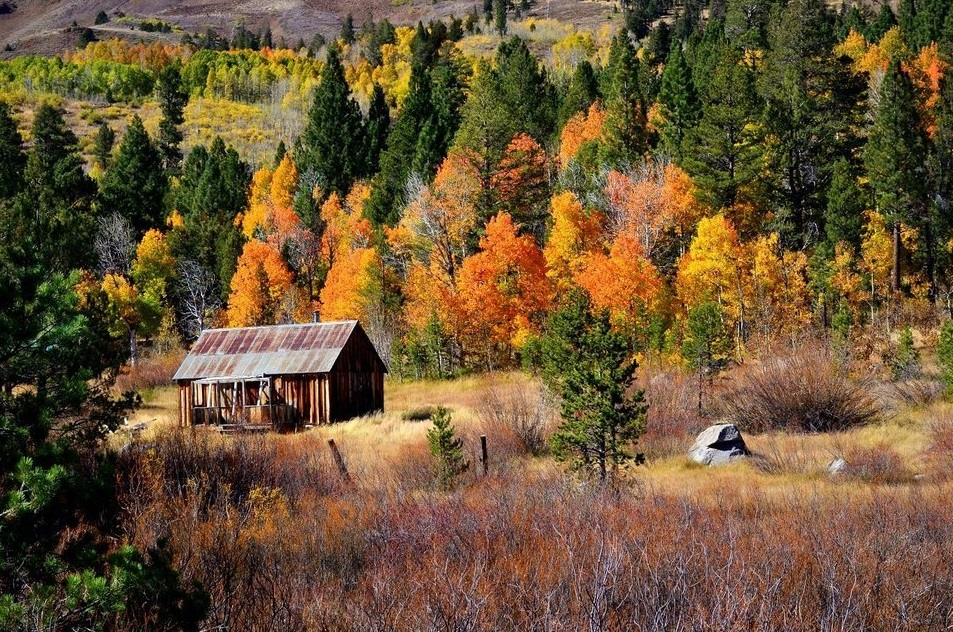
%> input picture Data/forest.jpg, 953 x 632 px
$ octave Main.m   (GNU Octave 9; MATLAB toolbox functions it lacks are replaced by stand-ins)
%> lines starting %> are read from the running program, lines starting %| are printed output that depends on the picture; in (x1, y1, x2, y2) boxes, pixels count from 0 and x2, y2 are one past the last pixel; in counts of white or black regions, pixels touching at a corner belong together; the program's own positions count from 1
### Final-Codes/ETF_one_iter.m
function [ETF_output2]  = ETF_one_iter(tx,ty,G_norm,window_size)
%...

[x,y,~] = size(tx);
w_tra = round((window_size-1)/2);

%padding so as to avoid handling the corner courses separately
G_padded = padarray(G_norm, [w_tra,w_tra], 'replicate');
tx_padded = padarray(tx, [w_tra,w_tra], 'replicate');
ty_padded = padarray(ty, [w_tra,w_tra], 'replicate');

%initalizing array for storing output
output_image_x = zeros(x,y);
output_image_y = zeros(x,y);

%looping over allthe pixels of the image
for i = w_tra+1:w_tra+x

    for j = w_tra+1:w_tra+y

        % defining a window around the center pixel
        win_x = i-w_tra:i+w_tra;
        win_y = j-w_tra:j+w_tra;

        % Here G_padded(x,y) denotes the magnitude of gradient vector at
        % point (x,y). So, the weight wm is  monotonically increases with respect to the magnitude
        % difference of gradient at center pixel wrt neighboruing pixel, indicating that bigger weights
        % are given to the neighboring pixels y whose gradient magnitudes are higher than that
        % of the center x.
        % This ensures the "preservation of the dominant edge directions"
        wm = (G_padded(win_x,win_y)- G_padded(i,j) + 1)/2;


        % X_tx and Y_tx represent the x and y components of the tangent vector
        % for the center pixel
        X_tx = tx_padded(i,j);
        Y_tx = ty_padded(i,j);

        % X_tx and Y_tx represent the x and y components of the tangent vector
        % for the neighbouring pixels
        X_ty = tx_padded(win_x,win_y);
        Y_ty = ty_padded(win_x,win_y);

        % Calculating dot product between the two tangent vectors described
        % above
        prod_x = X_tx*X_ty;
        prod_y = Y_tx*Y_ty;
        dot_prod = prod_x + prod_y;

        % wd is then assigned the absolute value of the dot product
        % calculated above. This weight function increases as the
        % two vectors align closely. SO this gives more weights to those edges in neighbourhood
        % that are aligned more similar to the center pixel thereby smoothing among the edges
        % with similar orientations.
        wd = abs(dot_prod);

        % For tight alignment of vectors, we reverse the
        % direction of tangent vector in the neighbour by multiplying by
        % phi, where phi takes value -1 when dot product is negative and 1
        % otherwise
        phi = dot_prod;
        phi(phi<=0)=-1;
        phi(phi>0)=1;

        % Multiplying all the weight matrices for the window around the
        % center pixel for both x and y component
        Ix = wm.*wd.*phi.*X_ty;
        Iy = wm.*wd.*phi.*Y_ty;

        output_image_x(i-w_tra, j-w_tra) = (sum(Ix, 'all'));
        output_image_y(i-w_tra, j-w_tra) = (sum(Iy, 'all'));
    end
end
t = sqrt(output_image_x.^2 + output_image_y.^2);
% normalizing the outputs
output_image_x = output_image_x./t;
output_image_y = output_image_y./t;
ETF_output2 = zeros(x,y,2);
% final output for this iteration
ETF_output2(:,:,1) = output_image_x;
ETF_output2(:,:,2) = output_image_y;
end

### Final-Codes/ETF.m
function [ETF_output]  = ETF(image,window_size,num_iter)

image = double(image);
maxi = max(max(image));
image = image/maxi;

%applying gaussian blurring to reduce noise
sigma_blur = 2;
filterSize_blur = ceil(3*sigma_blur+4);
guass1= fspecial("gaussian",filterSize_blur,sigma_blur);  %compute gaussian filter
blurred_image = imfilter(image,guass1);  % blurring the image

% Gradient computation using sobel filter
[Gx,Gy] = imgradientxy(blurred_image);
G = sqrt(Gx.^2 + Gy.^2);
G_norm = G/max(max(G));

G(G==0) = 1;

% vectors perpendicular to gradient(local tangential direction)
tx = (-1 * Gy)./G;
ty = Gx./G;

% stacking these two(tx and ty) gives the tangent vector at that particular pixel

% refer ETF_one_iter to see the algorithm for updation of tx and ty
ETF_output = ETF_one_iter(tx,ty,G_norm,window_size);
for i=1:num_iter-1
    ETF_output = ETF_one_iter(ETF_output(:,:,1),ETF_output(:,:,2),G_norm,window_size);
end

figure
imshow(uint8(ETF_output(:,:,1)),[]);
title('ETF channel 1');
colorbar
figure
imshow(uint8(ETF_output(:,:,2)),[]);
title('ETF channel 2');
colorbar


end

### Final-Codes/myFBLfilter.m
function output_image = myFBLfilter(image,ETF,sigma_g, r_g, sigma_e,r_e,num_iter)
% sigma_g : gradient direction,spatial guassian variance
% r_g : gradient direction,intensity based guassian variance
% sigma_e : edge direction,spatial guassian variance
% r_e : edge direction,intensity based guassian variance
% num_iter : num of iterations where one iteration opearates
%both along edge and gradient once each.
[m, n, p] = size(image);
[tangent,grad] = ETF_to_tangent(ETF,m,n);
outCe = image;
%% Alternate Smoothing along edge flow and along gradient direction
for i = 1:num_iter
    % calculate C_g at each pixel
    outCg = Cg_one_iter(outCe,sigma_g,r_g,grad,m,n,p);  % Along graident
    disp("Cg done")
    % calculate C_e at each pixel
    outCe = Ce_one_iter(outCg,sigma_e,r_e,tangent,m,n,p); % Along edge
    disp("Ce done")
end
output_image = outCe;
end

### Final-Codes/ETF_to_tangent.m
function [tangent,grad] = ETF_to_tangent(ETF,m,n)
% calculate tangents and grad at each pixel
% tangents and grad represented using ---------------------
%                                    |(-1,-1)|(0,-1)|(1,-1)|
%                                    |(-1,0) |(0,0) |(1,0) |
%                                    |(-1,1) |(0,1) |(1,1) |
%                                     ---------------------
    tangent_pg1 = zeros([m,n]);
    tangent_pg1(-1 <= ETF(:,:,1) & ETF(:,:,1) <= -sin(pi/8)) = -1;
    tangent_pg1(-sin(pi/8) < ETF(:,:,1) & ETF(:,:,1) <= sin(pi/8)) = 0;
    tangent_pg1(sin(pi/8) < ETF(:,:,1) & ETF(:,:,1) <= 1) = 1;

    tangent_pg2 = zeros([m,n]);
    tangent_pg2(-1 <= ETF(:,:,2) & ETF(:,:,2) <= -sin(pi/8)) = -1;
    tangent_pg2(-sin(pi/8) < ETF(:,:,2) & ETF(:,:,2)  <= sin(pi/8)) = 0;
    tangent_pg2(sin(pi/8) < ETF(:,:,2) & ETF(:,:,2) <= 1) = 1;

    tangent = zeros(size(ETF));
    grad = zeros(size(ETF));
    tangent(:,:,1) = tangent_pg2;   tangent(:,:,2) = tangent_pg1;
    grad(:,:,1) = - tangent_pg1;     grad(:,:,2) = tangent_pg2;
end

### Final-Codes/Cg_one_iter.m
function output = Cg_one_iter(image,sigma_g,r_g,grad,m,n,p)
%% This function does smoothing along the gradient direction ,
% effectvely smoothing the interior regions of shapes.

C_g = zeros([m,n,p]);
for i=1:m
    for j=1:n
        total_wt = 0;

        %% This was a code block attempting speedup
% [26 lines of commented-out code are left out]


        for k = -floor(4*sigma_g):floor(4*sigma_g)  %% need to check on the range of -T to T
            if (i+k*grad(i,j,1) < 1) || (i+k*grad(i,j,1) > m) || (j+k*grad(i,j,2) < 1) || (j+k*grad(i,j,2) > n)
                continue
            end
            dist_sqrd =  sum((k*grad(i,j,:)).^2);
            wt_spatial = exp(-dist_sqrd/(2*(sigma_g^2)));
            intensity_diff = image(i,j,:)- image(i+k*grad(i,j,1),j+k*grad(i,j,2),:);
            %% Colour dimensions handled by finding common weights for all 3 channnels with inputs from all 3 channels.
            % Simply L2 norm is replaced in placed of modulus(for 1D case) as a distance measure for the multi channel case..
            wt_intensity = exp(-double(sum(intensity_diff.^2)/(2*(r_g^2))));
            C_g(i,j,:) = C_g(i,j,:) + wt_spatial*wt_intensity*image(i+k*grad(i,j,1),j+k*grad(i,j,2),:);
            total_wt = total_wt + wt_spatial*wt_intensity; %% Accumulate sum of weights to normalize weights later
        end
        C_g(i,j,:) = C_g(i,j,:)/total_wt;  %% Normalize weights to sum to 1
    end
end
output = C_g;
end

### Final-Codes/Main.m
%% MyMainScript
tic;
clear all;
close all;

%% Reading Images
image_1 = double(imread('../data/forest.jpg'));
% image_1 = image_1(1:2:end,1:2:end,:);
image_1 = image_1(250:450,20:280,:);
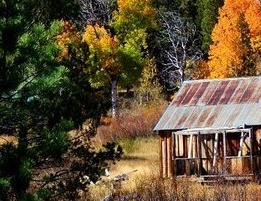
%> image_1: size 201x261x3 double; mean R, G, B 94.8, 78.1, 52.8
%% Tuning the images
%% Image1
image = rgb2gray(uint8(image_1));
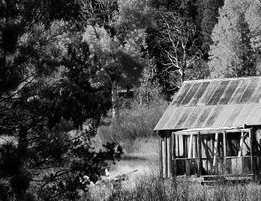
%> image: size 201x261 uint8; min 0, max 254, mean 80.2
figure
imshow(uint8(image_1),[]);
title('Original Image');
colorbar
%%%%%%%%%%%%%%%%%%%%%%%%%%%%%%%%%%%%%%%%%%%%%%%%%%%%%%%%%
window_size = 5;
[ETF] = ETF(image, window_size,2);
disp("ETF done")
%%%%%%%%%%%%%%%%%%%%%%%%%%%%%%%%%%%%
sigma_g = 0.3;
r_g = 10;
sigma_e = 2;
r_e = 50;
num_iter = 5;
smoothened_1 = myFBLfilter(image_1,ETF,sigma_g, r_g, sigma_e,r_e,num_iter);
%> in ETF_to_tangent, `tangent_pg1(-1 <= ETF(:,:,1) & ETF(:,:,1) <= -sin(pi/8)) = -1;`:
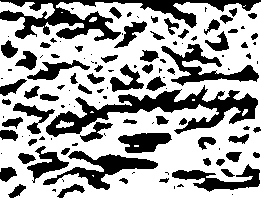
%> tangent_pg1: size 201x261 double; values -1 (black) and 0 (white), 64.9% white; 121 black regions (56 under 20 px), largest, box (x1, y1, x2, y2) and area: (46, 85, 258, 137) 3509, (0, 0, 261, 41) 3316, (43, 151, 158, 190) 1452
%> in ETF_to_tangent, `tangent_pg1(sin(pi/8) < ETF(:,:,1) & ETF(:,:,1) <= 1) = 1;`:
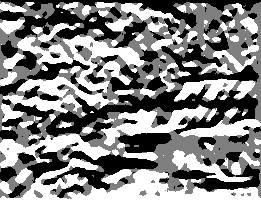
%> tangent_pg1: size 201x261 double; min -1, max 1, mean 0.0199; drawn with min black and max white
%> in ETF_to_tangent, `tangent_pg2(-1 <= ETF(:,:,2) & ETF(:,:,2) <= -sin(pi/8)) = -1;`:
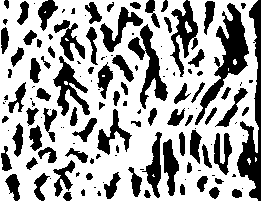
%> tangent_pg2: size 201x261 double; values -1 (black) and 0 (white), 65.3% white; 138 black regions (58 under 20 px), largest, box (x1, y1, x2, y2) and area: (195, 3, 249, 125) 1809, (237, 0, 261, 201) 1783, (128, 24, 168, 109) 1101
%> in ETF_to_tangent, `tangent_pg2(sin(pi/8) < ETF(:,:,2) & ETF(:,:,2) <= 1) = 1;`:
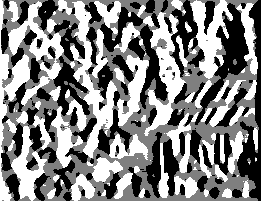
%> tangent_pg2: size 201x261 double; min -1, max 1, mean 0.028; drawn with min black and max white
%> (the run ends here)
